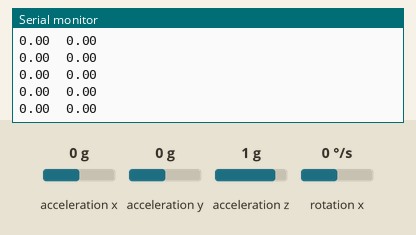
The sketch below on a simulated Arduino Uno, built with avr-gcc and run on an emulated ATmega328P. On the bench: the last lines printed to the serial monitor. Wiring (inferred from the names in the program): MPU-6050 motion sensor at I2C address 0x68. The test bench sets the inputs (shaded band); at power-on: acceleration z 1 g, acceleration x 0 g, rotation x 0 °/s, acceleration y 0 g.

Above: at 4.1 s.
4.2 s: acceleration z set to 0 g
At 5.1 s:
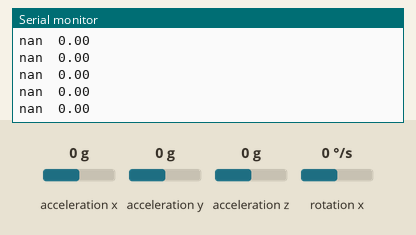
6.1 s: acceleration x set to -1.4 g
7.6 s: rotation x set to -192 °/s
At 8.6 s:
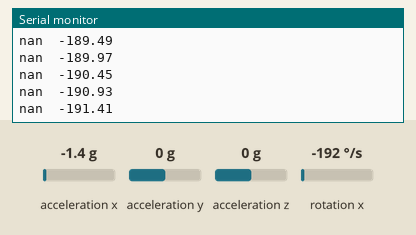
Timing chart, 0 to 9.0 s (numbered marks = the images above; inputs shaded):
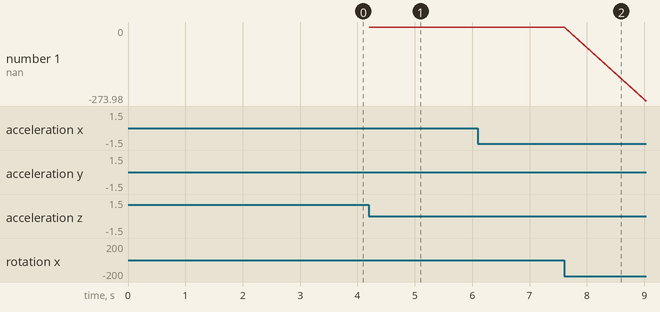

Measured:
- after the input at 4.2 s, the serial monitor: prints a new line at once (image 1)
- after the input at 7.6 s, the serial monitor: prints a new line at once (image 2)
- plotted number 1: 0 → -273.5 after the input at 7.6 s

The sketch:

MPU6050.ino
```cpp
#include <Wire.h>

long gyroXCalli = 0;
long rawOmegaXPresent = 0;
long rawOmegaXPast = 0;
float omegaX = 0.0;
float angelX = 0.0;
float angelXTemp = 0.0;
float angelXFromAccel = 0.0;
long rawAccelX = 0;
float accelX = 0.0;

long rawAccelY = 0;
float accelY = 0.0;

long rawAccelZ = 0;
float accelZ = 0.0;

long timePast = 0;
long timePresent = 0;
float totalAccel = 0.0;

void setup() {
  Serial.begin(57600);
  Wire.begin();
  setUpMPU();
  callibrateGyroValues();
}

void loop() {
  calculateAngel();
  printData();
}

void setUpMPU() {
  // Power management
  Wire.beginTransmission(0b1101000);          // Start the communication by using address of MPU
  Wire.write(0x6B);                           // Access the power management register. 0b01101011
  Wire.write(0b00000000);                     // Set sleep = 0
  Wire.endTransmission();                     // End the communication

  // Configure gyro
  Wire.beginTransmission(0b1101000);
  Wire.write(0x1B);                           // Access the gyro configuration register
  Wire.write(0b00001000);
  Wire.endTransmission();

  //Configure the accelerometer (+/-8g)
  Wire.beginTransmission(0x68);                                        //Start communicating with the MPU-6050
  Wire.write(0x1C);                                                    //Send the requested starting register
  Wire.write(0b00010000);                                                    //Set the requested starting register
  Wire.endTransmission();
}

void callibrateGyroValues() {
    for (int i=0; i<5000; i++) {
      readRawGyroValues();
      gyroXCalli = gyroXCalli + rawOmegaXPresent;
    }
    gyroXCalli = gyroXCalli/5000.0;
}

void calculateAngel() {
  readRawGyroValues();
  rawOmegaXPresent = rawOmegaXPresent - gyroXCalli;
  calculateAngularVelocity();

  // angelZ = angelZ + ((timePresentZ - timePastZ)*(gyroZPresent + gyroZPast - 2*gyroZCalli)) / (2*1000*65.5);
  // 1/(1000*2*65.5) = 0.00000763
  // 1000 --> convert milli seconds into seconds
  // 2 --> comes when calculating the area of trapezium
  // substacted the callibated result two times because there are two gyro readings
  timePresent = micros();
  long diff = micros() - timePast;
  angelX = angelX + ((timePresent - timePast)*(rawOmegaXPresent + rawOmegaXPast)) * 0.00000000763;
  angelXTemp = angelXTemp + ((timePresent - timePast)*(rawOmegaXPresent + rawOmegaXPast)) * 0.00000000763;
  rawOmegaXPast = rawOmegaXPresent;
  timePast = timePresent;
  calculateAccel();
  calculateAngelFromAccel();
  angelX = 0.996*angelX + 0.004*angelXFromAccel;
}

void readRawGyroValues() {
  Wire.beginTransmission(0b1101000);
  Wire.write(0x43);
  Wire.endTransmission();
  Wire.requestFrom(0b1101000,2);
  while(Wire.available() < 2); // reading only the x-value
  rawOmegaXPresent = Wire.read()<<8|Wire.read();
}

void calculateAngularVelocity() {
  omegaX = rawOmegaXPresent / 65.5;
}

void readRawAccelValues() {
  Wire.beginTransmission(0b1101000);
  Wire.write(0x3B);
  Wire.endTransmission();
  Wire.requestFrom(0b1101000,6);
  while(Wire.available() < 6);
  rawAccelX = Wire.read()<<8|Wire.read();
  rawAccelY = Wire.read()<<8|Wire.read();
  rawAccelZ = Wire.read()<<8|Wire.read();
}

void calculateAccel() {
  readRawAccelValues();
  accelX = rawAccelX/4096.0;
  accelY = rawAccelY/4096.0;
  accelZ = rawAccelZ/4096.0;
  totalAccel = sqrt((accelX*accelX) + (accelY*accelY) + (accelZ*accelZ));
}

void calculateAngelFromAccel() {
  angelXFromAccel = asin((float)accelY/totalAccel)*57.296;
}

void printData() {
  Serial.print(angelX);
  Serial.print("\t");
  Serial.println(angelXTemp);
}
```
